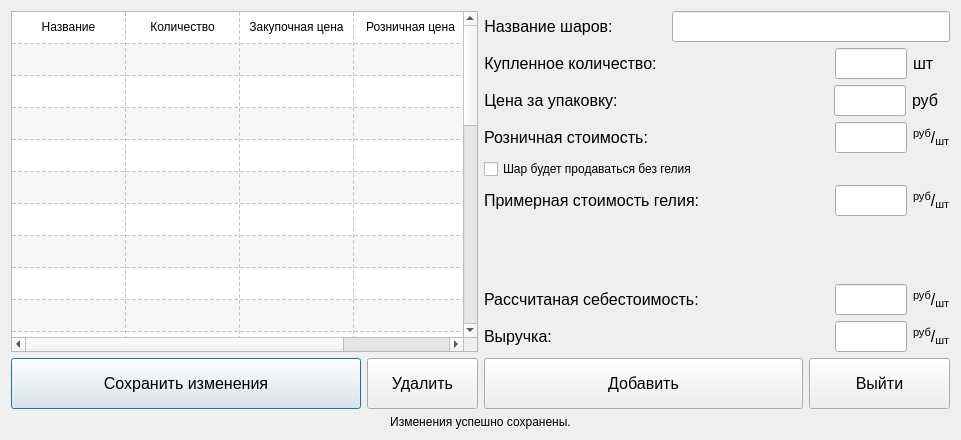
<?xml version="1.0" encoding="UTF-8"?>
<ui version="4.0">
 <class>AddNewBaloons</class>
 <widget class="QDialog" name="AddNewBaloons">
  <property name="windowModality">
   <enum>Qt::NonModal</enum>
  </property>
  <property name="geometry">
   <rect>
    <x>0</x>
    <y>0</y>
    <width>961</width>
    <height>440</height>
   </rect>
  </property>
  <property name="maximumSize">
   <size>
    <width>961</width>
    <height>16777215</height>
   </size>
  </property>
  <property name="windowTitle">
   <string>Добавление новой позиции в базу</string>
  </property>
  <property name="windowIcon">
   <iconset resource="icons.qrc">
    <normaloff>:/new/prefix1/icons/baloons-512.png</normaloff>:/new/prefix1/icons/baloons-512.png</iconset>
  </property>
  <property name="statusTip">
   <string/>
  </property>
  <property name="autoFillBackground">
   <bool>false</bool>
  </property>
  <property name="inputMethodHints">
   <set>Qt::ImhNone</set>
  </property>
  <layout class="QVBoxLayout" name="verticalLayout_4">
   <item>
    <layout class="QHBoxLayout" name="horizontalLayout_15">
     <item>
      <layout class="QVBoxLayout" name="verticalLayout">
       <item>
        <widget class="QTableWidget" name="tableWidget">
         <property name="contextMenuPolicy">
          <enum>Qt::DefaultContextMenu</enum>
         </property>
         <property name="editTriggers">
          <set>QAbstractItemView::NoEditTriggers</set>
         </property>
         <property name="dragDropOverwriteMode">
          <bool>false</bool>
         </property>
         <property name="dragDropMode">
          <enum>QAbstractItemView::DropOnly</enum>
         </property>
         <property name="alternatingRowColors">
          <bool>true</bool>
         </property>
         <property name="selectionMode">
          <enum>QAbstractItemView::SingleSelection</enum>
         </property>
         <property name="iconSize">
          <size>
           <width>18</width>
           <height>18</height>
          </size>
         </property>
         <property name="textElideMode">
          <enum>Qt::ElideMiddle</enum>
         </property>
         <property name="showGrid">
          <bool>true</bool>
         </property>
         <property name="gridStyle">
          <enum>Qt::DashLine</enum>
         </property>
         <property name="sortingEnabled">
          <bool>true</bool>
         </property>
         <property name="rowCount">
          <number>30</number>
         </property>
         <property name="columnCount">
          <number>4</number>
         </property>
         <attribute name="horizontalHeaderVisible">
          <bool>false</bool>
         </attribute>
         <attribute name="horizontalHeaderDefaultSectionSize">
          <number>114</number>
         </attribute>
         <attribute name="horizontalHeaderHighlightSections">
          <bool>true</bool>
         </attribute>
         <attribute name="horizontalHeaderMinimumSectionSize">
          <number>40</number>
         </attribute>
         <attribute name="horizontalHeaderShowSortIndicator" stdset="0">
          <bool>true</bool>
         </attribute>
         <attribute name="horizontalHeaderStretchLastSection">
          <bool>true</bool>
         </attribute>
         <attribute name="verticalHeaderVisible">
          <bool>false</bool>
         </attribute>
         <attribute name="verticalHeaderDefaultSectionSize">
          <number>32</number>
         </attribute>
         <attribute name="verticalHeaderMinimumSectionSize">
          <number>31</number>
         </attribute>
         <row/>
         <row/>
         <row/>
         <row/>
         <row/>
         <row/>
         <row/>
         <row/>
         <row/>
         <row/>
         <row/>
         <row/>
         <row/>
         <row/>
         <row/>
         <row/>
         <row/>
         <row/>
         <row/>
         <row/>
         <row/>
         <row/>
         <row/>
         <row/>
         <row/>
         <row/>
         <row/>
         <row/>
         <row/>
         <row/>
         <column/>
         <column/>
         <column/>
         <column/>
         <item row="0" column="0">
          <property name="text">
           <string>Название</string>
          </property>
          <property name="textAlignment">
           <set>AlignCenter</set>
          </property>
          <property name="icon">
           <iconset resource="icons.qrc">
            <normaloff>:/new/prefix1/icons/title.png</normaloff>:/new/prefix1/icons/title.png</iconset>
          </property>
         </item>
         <item row="0" column="1">
          <property name="text">
           <string>Количество</string>
          </property>
          <property name="textAlignment">
           <set>AlignCenter</set>
          </property>
          <property name="icon">
           <iconset resource="icons.qrc">
            <normaloff>:/new/prefix1/icons/30162724-ed8b-4a46-93ca-37c4d4ab8d45.png</normaloff>:/new/prefix1/icons/30162724-ed8b-4a46-93ca-37c4d4ab8d45.png</iconset>
          </property>
         </item>
         <item row="0" column="2">
          <property name="text">
           <string>Закупочная цена</string>
          </property>
          <property name="textAlignment">
           <set>AlignCenter</set>
          </property>
          <property name="icon">
           <iconset resource="icons.qrc">
            <normaloff>:/new/prefix1/icons/price-tag-usd.png</normaloff>:/new/prefix1/icons/price-tag-usd.png</iconset>
          </property>
         </item>
         <item row="0" column="3">
          <property name="text">
           <string>Розничная цена</string>
          </property>
          <property name="textAlignment">
           <set>AlignCenter</set>
          </property>
          <property name="icon">
           <iconset resource="icons.qrc">
            <normaloff>:/new/prefix1/icons/money.png</normaloff>:/new/prefix1/icons/money.png</iconset>
          </property>
         </item>
        </widget>
       </item>
       <item>
        <layout class="QHBoxLayout" name="horizontalLayout_7">
         <item>
          <widget class="QPushButton" name="save">
           <property name="minimumSize">
            <size>
             <width>151</width>
             <height>51</height>
            </size>
           </property>
           <property name="font">
            <font>
             <pointsize>12</pointsize>
            </font>
           </property>
           <property name="text">
            <string>Сохранить изменения</string>
           </property>
           <property name="icon">
            <iconset resource="icons.qrc">
             <normaloff>:/new/prefix1/icons/Save-512.png</normaloff>:/new/prefix1/icons/Save-512.png</iconset>
           </property>
           <property name="iconSize">
            <size>
             <width>28</width>
             <height>28</height>
            </size>
           </property>
          </widget>
         </item>
         <item>
          <widget class="QPushButton" name="delete_2">
           <property name="minimumSize">
            <size>
             <width>111</width>
             <height>51</height>
            </size>
           </property>
           <property name="maximumSize">
            <size>
             <width>111</width>
             <height>51</height>
            </size>
           </property>
           <property name="font">
            <font>
             <pointsize>12</pointsize>
            </font>
           </property>
           <property name="text">
            <string>Удалить</string>
           </property>
           <property name="icon">
            <iconset resource="icons.qrc">
             <normaloff>:/new/prefix1/icons/216658.png</normaloff>:/new/prefix1/icons/216658.png</iconset>
           </property>
           <property name="iconSize">
            <size>
             <width>28</width>
             <height>28</height>
            </size>
           </property>
          </widget>
         </item>
        </layout>
       </item>
      </layout>
     </item>
     <item>
      <layout class="QVBoxLayout" name="verticalLayout_3">
       <item>
        <layout class="QHBoxLayout" name="horizontalLayout_11">
         <item>
          <layout class="QHBoxLayout" name="horizontalLayout_9">
           <item>
            <widget class="QLabel" name="label">
             <property name="text">
              <string>&lt;html&gt;&lt;head/&gt;&lt;body&gt;&lt;p align=&quot;center&quot;&gt;&lt;span style=&quot; font-size:12pt;&quot;&gt;Название шаров:&lt;/span&gt;&lt;/p&gt;&lt;/body&gt;&lt;/html&gt;</string>
             </property>
            </widget>
           </item>
           <item>
            <spacer name="horizontalSpacer_3">
             <property name="orientation">
              <enum>Qt::Horizontal</enum>
             </property>
             <property name="sizeType">
              <enum>QSizePolicy::Fixed</enum>
             </property>
             <property name="sizeHint" stdset="0">
              <size>
               <width>40</width>
               <height>20</height>
              </size>
             </property>
            </spacer>
           </item>
          </layout>
         </item>
         <item>
          <layout class="QHBoxLayout" name="horizontalLayout_10">
           <item>
            <widget class="QLabel" name="warning">
             <property name="maximumSize">
              <size>
               <width>28</width>
               <height>28</height>
              </size>
             </property>
             <property name="styleSheet">
              <string notr="true"/>
             </property>
             <property name="text">
              <string/>
             </property>
             <property name="pixmap">
              <pixmap resource="icons.qrc">:/new/prefix1/icons/warning.png</pixmap>
             </property>
            </widget>
           </item>
           <item>
            <layout class="QVBoxLayout" name="verticalLayout_2">
             <item>
              <widget class="QLineEdit" name="name">
               <property name="minimumSize">
                <size>
                 <width>131</width>
                 <height>31</height>
                </size>
               </property>
               <property name="font">
                <font>
                 <pointsize>12</pointsize>
                </font>
               </property>
              </widget>
             </item>
            </layout>
           </item>
          </layout>
         </item>
        </layout>
       </item>
       <item>
        <layout class="QHBoxLayout" name="horizontalLayout_4">
         <item>
          <widget class="QLabel" name="label_2">
           <property name="text">
            <string>&lt;html&gt;&lt;head/&gt;&lt;body&gt;&lt;p align=&quot;center&quot;&gt;&lt;span style=&quot; font-size:12pt;&quot;&gt;Купленное количество:&lt;/span&gt;&lt;/p&gt;&lt;/body&gt;&lt;/html&gt;</string>
           </property>
          </widget>
         </item>
         <item>
          <spacer name="horizontalSpacer">
           <property name="orientation">
            <enum>Qt::Horizontal</enum>
           </property>
           <property name="sizeType">
            <enum>QSizePolicy::Expanding</enum>
           </property>
           <property name="sizeHint" stdset="0">
            <size>
             <width>42</width>
             <height>20</height>
            </size>
           </property>
          </spacer>
         </item>
         <item>
          <spacer name="horizontalSpacer_9">
           <property name="orientation">
            <enum>Qt::Horizontal</enum>
           </property>
           <property name="sizeHint" stdset="0">
            <size>
             <width>40</width>
             <height>20</height>
            </size>
           </property>
          </spacer>
         </item>
         <item>
          <layout class="QHBoxLayout" name="horizontalLayout">
           <item>
            <widget class="QLineEdit" name="count">
             <property name="minimumSize">
              <size>
               <width>72</width>
               <height>31</height>
              </size>
             </property>
             <property name="maximumSize">
              <size>
               <width>72</width>
               <height>16777215</height>
              </size>
             </property>
             <property name="font">
              <font>
               <pointsize>12</pointsize>
              </font>
             </property>
            </widget>
           </item>
           <item>
            <widget class="QLabel" name="label_7">
             <property name="minimumSize">
              <size>
               <width>37</width>
               <height>0</height>
              </size>
             </property>
             <property name="text">
              <string>&lt;html&gt;&lt;head/&gt;&lt;body&gt;&lt;p&gt;&lt;span style=&quot; font-size:12pt;&quot;&gt;шт&lt;/span&gt;&lt;/p&gt;&lt;/body&gt;&lt;/html&gt;</string>
             </property>
            </widget>
           </item>
          </layout>
         </item>
        </layout>
       </item>
       <item>
        <layout class="QHBoxLayout" name="horizontalLayout_5">
         <item>
          <widget class="QLabel" name="label_3">
           <property name="text">
            <string>&lt;html&gt;&lt;head/&gt;&lt;body&gt;&lt;p align=&quot;center&quot;&gt;&lt;span style=&quot; font-size:12pt;&quot;&gt;Цена за упаковку:&lt;/span&gt;&lt;/p&gt;&lt;/body&gt;&lt;/html&gt;</string>
           </property>
          </widget>
         </item>
         <item>
          <spacer name="horizontalSpacer_2">
           <property name="orientation">
            <enum>Qt::Horizontal</enum>
           </property>
           <property name="sizeType">
            <enum>QSizePolicy::Expanding</enum>
           </property>
           <property name="sizeHint" stdset="0">
            <size>
             <width>13</width>
             <height>20</height>
            </size>
           </property>
          </spacer>
         </item>
         <item>
          <spacer name="horizontalSpacer_6">
           <property name="orientation">
            <enum>Qt::Horizontal</enum>
           </property>
           <property name="sizeHint" stdset="0">
            <size>
             <width>40</width>
             <height>20</height>
            </size>
           </property>
          </spacer>
         </item>
         <item>
          <layout class="QHBoxLayout" name="horizontalLayout_2">
           <item>
            <widget class="QLineEdit" name="price1">
             <property name="minimumSize">
              <size>
               <width>72</width>
               <height>31</height>
              </size>
             </property>
             <property name="maximumSize">
              <size>
               <width>72</width>
               <height>16777215</height>
              </size>
             </property>
             <property name="font">
              <font>
               <pointsize>12</pointsize>
              </font>
             </property>
            </widget>
           </item>
           <item>
            <widget class="QLabel" name="label_5">
             <property name="minimumSize">
              <size>
               <width>38</width>
               <height>0</height>
              </size>
             </property>
             <property name="text">
              <string>&lt;html&gt;&lt;head/&gt;&lt;body&gt;&lt;p&gt;&lt;span style=&quot; font-size:12pt;&quot;&gt;руб &lt;/span&gt;&lt;/p&gt;&lt;/body&gt;&lt;/html&gt;</string>
             </property>
            </widget>
           </item>
          </layout>
         </item>
        </layout>
       </item>
       <item>
        <layout class="QHBoxLayout" name="horizontalLayout_6">
         <item>
          <widget class="QLabel" name="label_4">
           <property name="text">
            <string>&lt;html&gt;&lt;head/&gt;&lt;body&gt;&lt;p align=&quot;center&quot;&gt;&lt;span style=&quot; font-size:12pt;&quot;&gt;Розничная стоимость:&lt;/span&gt;&lt;/p&gt;&lt;/body&gt;&lt;/html&gt;</string>
           </property>
          </widget>
         </item>
         <item>
          <spacer name="horizontalSpacer_5">
           <property name="orientation">
            <enum>Qt::Horizontal</enum>
           </property>
           <property name="sizeType">
            <enum>QSizePolicy::Expanding</enum>
           </property>
           <property name="sizeHint" stdset="0">
            <size>
             <width>40</width>
             <height>21</height>
            </size>
           </property>
          </spacer>
         </item>
         <item>
          <spacer name="horizontalSpacer_10">
           <property name="orientation">
            <enum>Qt::Horizontal</enum>
           </property>
           <property name="sizeHint" stdset="0">
            <size>
             <width>40</width>
             <height>20</height>
            </size>
           </property>
          </spacer>
         </item>
         <item>
          <layout class="QHBoxLayout" name="horizontalLayout_3">
           <item>
            <widget class="QLineEdit" name="price2">
             <property name="minimumSize">
              <size>
               <width>72</width>
               <height>31</height>
              </size>
             </property>
             <property name="maximumSize">
              <size>
               <width>72</width>
               <height>16777215</height>
              </size>
             </property>
             <property name="font">
              <font>
               <pointsize>12</pointsize>
              </font>
             </property>
            </widget>
           </item>
           <item>
            <widget class="QLabel" name="label_6">
             <property name="text">
              <string>&lt;html&gt;&lt;head/&gt;&lt;body&gt;&lt;p&gt;&lt;span style=&quot; font-size:12pt; vertical-align:super;&quot;&gt;руб&lt;/span&gt;&lt;span style=&quot; font-size:12pt;&quot;&gt;/&lt;/span&gt;&lt;span style=&quot; font-size:12pt; vertical-align:sub;&quot;&gt;шт&lt;/span&gt;&lt;/p&gt;&lt;/body&gt;&lt;/html&gt;</string>
             </property>
            </widget>
           </item>
          </layout>
         </item>
        </layout>
       </item>
       <item>
        <widget class="QCheckBox" name="checkBox">
         <property name="styleSheet">
          <string notr="true">font: 12pt &quot;MS Shell Dlg 2&quot;;</string>
         </property>
         <property name="text">
          <string>Шар будет продаваться без гелия</string>
         </property>
         <property name="icon">
          <iconset resource="icons.qrc">
           <normaloff>:/new/prefix1/icons/8.png</normaloff>:/new/prefix1/icons/8.png</iconset>
         </property>
         <property name="iconSize">
          <size>
           <width>26</width>
           <height>26</height>
          </size>
         </property>
         <property name="tristate">
          <bool>false</bool>
         </property>
        </widget>
       </item>
       <item>
        <layout class="QHBoxLayout" name="horizontalLayout_12">
         <item>
          <widget class="QLabel" name="label_8">
           <property name="text">
            <string>&lt;html&gt;&lt;head/&gt;&lt;body&gt;&lt;p&gt;&lt;span style=&quot; font-size:12pt;&quot;&gt;Примерная стоимость гелия:&lt;/span&gt;&lt;/p&gt;&lt;/body&gt;&lt;/html&gt;</string>
           </property>
          </widget>
         </item>
         <item>
          <spacer name="horizontalSpacer_11">
           <property name="orientation">
            <enum>Qt::Horizontal</enum>
           </property>
           <property name="sizeHint" stdset="0">
            <size>
             <width>40</width>
             <height>20</height>
            </size>
           </property>
          </spacer>
         </item>
         <item>
          <widget class="QLineEdit" name="helium_price">
           <property name="minimumSize">
            <size>
             <width>72</width>
             <height>31</height>
            </size>
           </property>
           <property name="maximumSize">
            <size>
             <width>72</width>
             <height>16777215</height>
            </size>
           </property>
           <property name="font">
            <font>
             <pointsize>12</pointsize>
            </font>
           </property>
          </widget>
         </item>
         <item>
          <widget class="QLabel" name="label_12">
           <property name="text">
            <string>&lt;html&gt;&lt;head/&gt;&lt;body&gt;&lt;p&gt;&lt;span style=&quot; font-size:12pt; vertical-align:super;&quot;&gt;руб&lt;/span&gt;&lt;span style=&quot; font-size:12pt;&quot;&gt;/&lt;/span&gt;&lt;span style=&quot; font-size:12pt; vertical-align:sub;&quot;&gt;шт&lt;/span&gt;&lt;/p&gt;&lt;/body&gt;&lt;/html&gt;</string>
           </property>
          </widget>
         </item>
        </layout>
       </item>
       <item>
        <spacer name="verticalSpacer">
         <property name="orientation">
          <enum>Qt::Vertical</enum>
         </property>
         <property name="sizeType">
          <enum>QSizePolicy::Expanding</enum>
         </property>
         <property name="sizeHint" stdset="0">
          <size>
           <width>462</width>
           <height>18</height>
          </size>
         </property>
        </spacer>
       </item>
       <item>
        <layout class="QHBoxLayout" name="horizontalLayout_13">
         <item>
          <widget class="QLabel" name="label_9">
           <property name="text">
            <string>&lt;html&gt;&lt;head/&gt;&lt;body&gt;&lt;p&gt;&lt;span style=&quot; font-size:12pt;&quot;&gt;Расcчитаная себестоимость:&lt;/span&gt;&lt;/p&gt;&lt;/body&gt;&lt;/html&gt;</string>
           </property>
          </widget>
         </item>
         <item>
          <spacer name="horizontalSpacer_7">
           <property name="orientation">
            <enum>Qt::Horizontal</enum>
           </property>
           <property name="sizeHint" stdset="0">
            <size>
             <width>40</width>
             <height>20</height>
            </size>
           </property>
          </spacer>
         </item>
         <item>
          <widget class="QLineEdit" name="lineEdit_2">
           <property name="minimumSize">
            <size>
             <width>0</width>
             <height>31</height>
            </size>
           </property>
           <property name="maximumSize">
            <size>
             <width>72</width>
             <height>16777215</height>
            </size>
           </property>
           <property name="font">
            <font>
             <pointsize>12</pointsize>
            </font>
           </property>
           <property name="alignment">
            <set>Qt::AlignCenter</set>
           </property>
           <property name="readOnly">
            <bool>true</bool>
           </property>
          </widget>
         </item>
         <item>
          <widget class="QLabel" name="label_11">
           <property name="text">
            <string>&lt;html&gt;&lt;head/&gt;&lt;body&gt;&lt;p&gt;&lt;span style=&quot; font-size:12pt; vertical-align:super;&quot;&gt;руб&lt;/span&gt;&lt;span style=&quot; font-size:12pt;&quot;&gt;/&lt;/span&gt;&lt;span style=&quot; font-size:12pt; vertical-align:sub;&quot;&gt;шт&lt;/span&gt;&lt;/p&gt;&lt;/body&gt;&lt;/html&gt;</string>
           </property>
          </widget>
         </item>
        </layout>
       </item>
       <item>
        <layout class="QHBoxLayout" name="horizontalLayout_14">
         <item>
          <widget class="QLabel" name="label_10">
           <property name="text">
            <string>&lt;html&gt;&lt;head/&gt;&lt;body&gt;&lt;p&gt;&lt;span style=&quot; font-size:12pt;&quot;&gt;Выручка:&lt;/span&gt;&lt;/p&gt;&lt;/body&gt;&lt;/html&gt;</string>
           </property>
          </widget>
         </item>
         <item>
          <spacer name="horizontalSpacer_8">
           <property name="orientation">
            <enum>Qt::Horizontal</enum>
           </property>
           <property name="sizeHint" stdset="0">
            <size>
             <width>40</width>
             <height>20</height>
            </size>
           </property>
          </spacer>
         </item>
         <item>
          <widget class="QLineEdit" name="lineEdit_3">
           <property name="minimumSize">
            <size>
             <width>0</width>
             <height>31</height>
            </size>
           </property>
           <property name="maximumSize">
            <size>
             <width>72</width>
             <height>16777215</height>
            </size>
           </property>
           <property name="font">
            <font>
             <pointsize>12</pointsize>
            </font>
           </property>
           <property name="alignment">
            <set>Qt::AlignCenter</set>
           </property>
           <property name="readOnly">
            <bool>true</bool>
           </property>
          </widget>
         </item>
         <item>
          <widget class="QLabel" name="label_13">
           <property name="text">
            <string>&lt;html&gt;&lt;head/&gt;&lt;body&gt;&lt;p&gt;&lt;span style=&quot; font-size:12pt; vertical-align:super;&quot;&gt;руб&lt;/span&gt;&lt;span style=&quot; font-size:12pt;&quot;&gt;/&lt;/span&gt;&lt;span style=&quot; font-size:12pt; vertical-align:sub;&quot;&gt;шт&lt;/span&gt;&lt;/p&gt;&lt;/body&gt;&lt;/html&gt;</string>
           </property>
          </widget>
         </item>
        </layout>
       </item>
       <item>
        <layout class="QHBoxLayout" name="horizontalLayout_8">
         <item>
          <widget class="QPushButton" name="add">
           <property name="minimumSize">
            <size>
             <width>241</width>
             <height>51</height>
            </size>
           </property>
           <property name="font">
            <font>
             <pointsize>12</pointsize>
            </font>
           </property>
           <property name="text">
            <string>Добавить</string>
           </property>
           <property name="icon">
            <iconset resource="icons.qrc">
             <normaloff>:/new/prefix1/icons/add_new.png</normaloff>:/new/prefix1/icons/add_new.png</iconset>
           </property>
           <property name="iconSize">
            <size>
             <width>28</width>
             <height>28</height>
            </size>
           </property>
          </widget>
         </item>
         <item>
          <widget class="QPushButton" name="close">
           <property name="minimumSize">
            <size>
             <width>141</width>
             <height>51</height>
            </size>
           </property>
           <property name="maximumSize">
            <size>
             <width>141</width>
             <height>16777215</height>
            </size>
           </property>
           <property name="font">
            <font>
             <pointsize>12</pointsize>
            </font>
           </property>
           <property name="text">
            <string>Выйти</string>
           </property>
           <property name="icon">
            <iconset resource="icons.qrc">
             <normaloff>:/new/prefix1/icons/13165939071654987882logout-md.png</normaloff>:/new/prefix1/icons/13165939071654987882logout-md.png</iconset>
           </property>
           <property name="iconSize">
            <size>
             <width>28</width>
             <height>28</height>
            </size>
           </property>
          </widget>
         </item>
        </layout>
       </item>
      </layout>
     </item>
    </layout>
   </item>
   <item>
    <widget class="QLabel" name="status_bar">
     <property name="text">
      <string>&lt;html&gt;&lt;head/&gt;&lt;body&gt;&lt;p align=&quot;center&quot;&gt;Изменения успешно сохранены.&lt;/p&gt;&lt;/body&gt;&lt;/html&gt;</string>
     </property>
    </widget>
   </item>
  </layout>
 </widget>
 <resources>
  <include location="icons.qrc"/>
 </resources>
 <connections/>
</ui>
